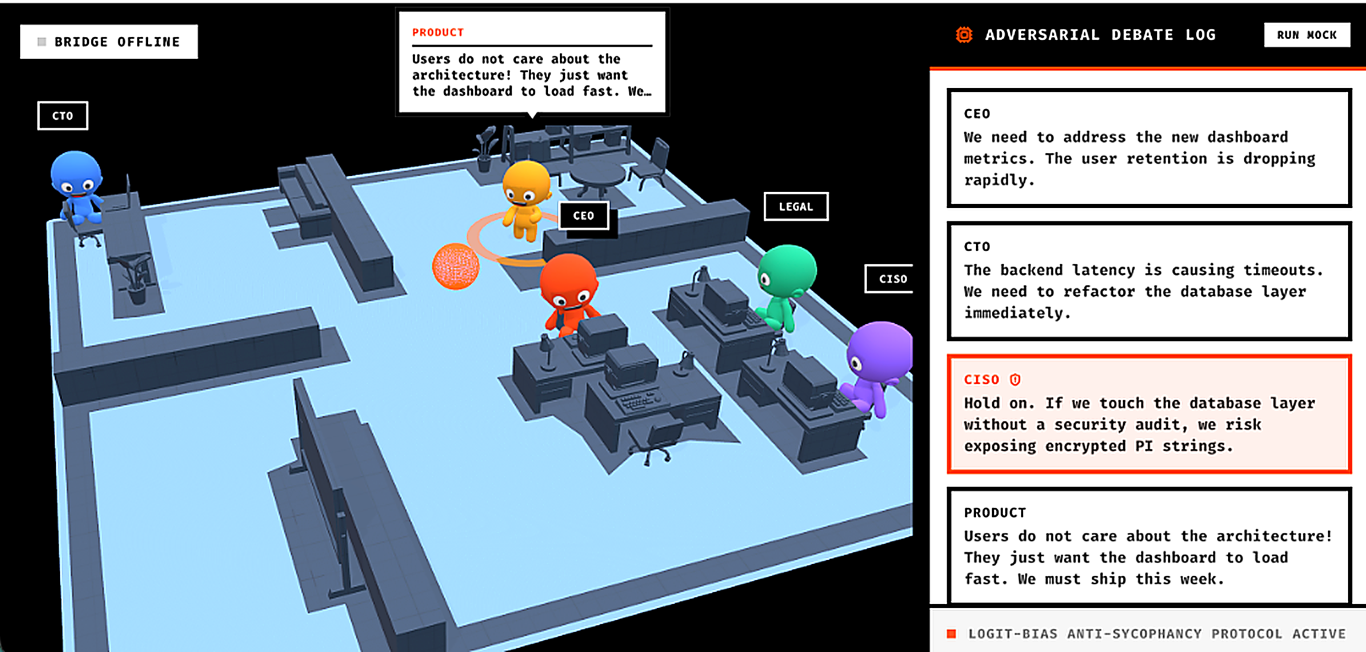
#> input picture predictive_ui/public/boardroom_shot.png, 4096 x 1956 px, given in place of media__1778953562285.png, which was not available (shown at 1/3 size)
$ python combine_images.py
#> lines starting #> are read from the running program, lines starting #| are printed output that depends on the picture; pictures that were not available may be replaced by others from this repository, and a replacement may not be noted
from PIL import Image

path1 = "/Users/mohnish/.gemini/antigravity/brain/82370182-61e5-48b5-8eb3-a7c1de8b2128/media__1778953562285.png"
path2 = "/Users/mohnish/.gemini/antigravity/brain/82370182-61e5-48b5-8eb3-a7c1de8b2128/media__1778953572529.png"

img1 = Image.open(path1)
#> img1 is the input picture: PIL image 4096x1956 RGBA; mean R, G, B, A 129.6, 142.6, 154.1, 255
img2 = Image.open(path2)
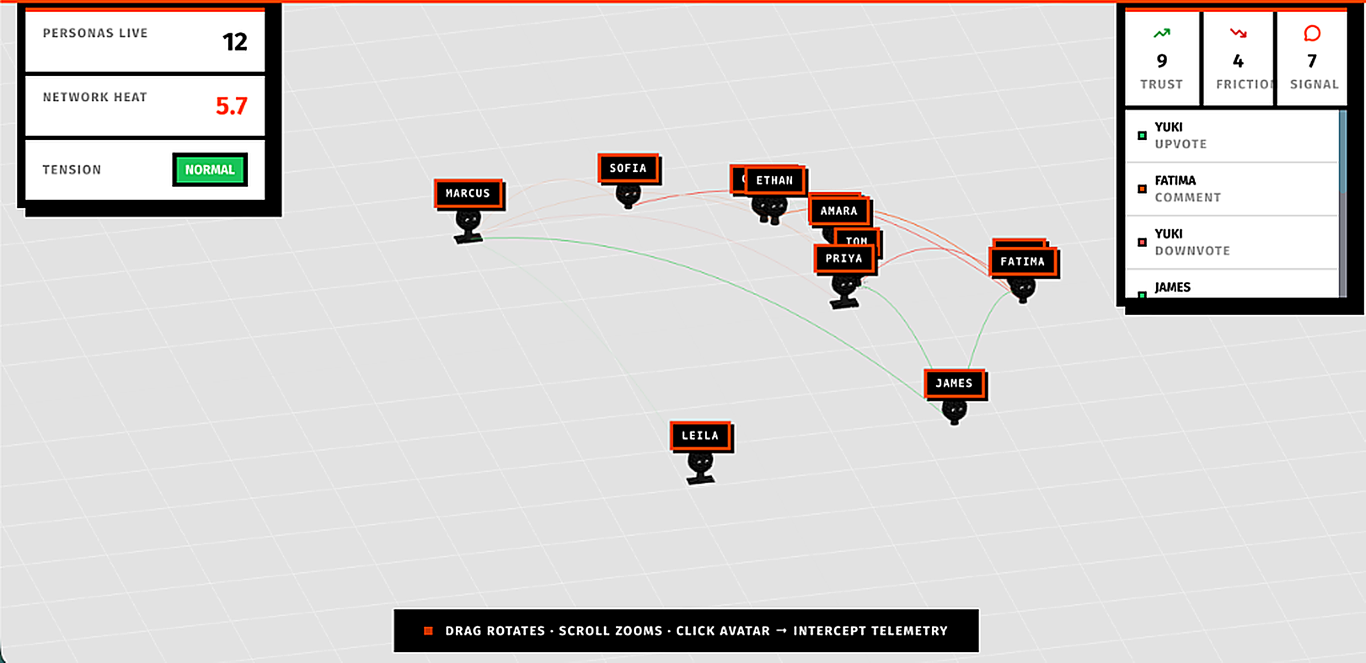
#> input picture predictive_ui/public/oasis_shot.png, 4096 x 1988 px, given in place of media__1778953572529.png, which was not available (shown at 1/3 size)
#> img2 is the input picture: PIL image 4096x1988 RGBA; mean R, G, B, A 211.9, 209.6, 208.7, 255

print(f"Image 1 size: {img1.size}")
#| Image 1 size: (4096, 1956)
print(f"Image 2 size: {img2.size}")
#| Image 2 size: (4096, 1988)

# Resize img2 to match img1 width if they differ
if img1.size[0] != img2.size[0]:
    ratio = img1.size[0] / img2.size[0]
    new_height = int(img2.size[1] * ratio)
    img2 = img2.resize((img1.size[0], new_height), Image.Resampling.LANCZOS)

# Create a new image with total height
total_height = img1.size[1] + img2.size[1]
#> total_height = 3944
combined = Image.new('RGB', (img1.size[0], total_height))
#> combined: PIL image 4096x3944 RGB; every value is 0

# Paste images
combined.paste(img1, (0, 0))
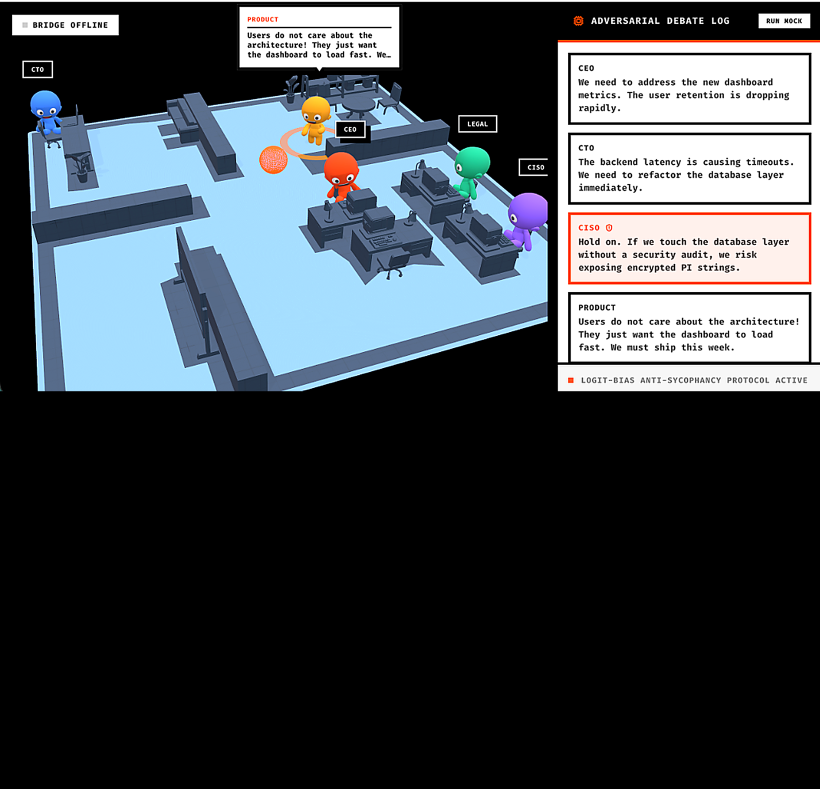
#> combined: PIL image 4096x3944 RGB (shown at 1/5 size); mean R, G, B 64.3, 70.7, 76.4
combined.paste(img2, (0, img1.size[1]))
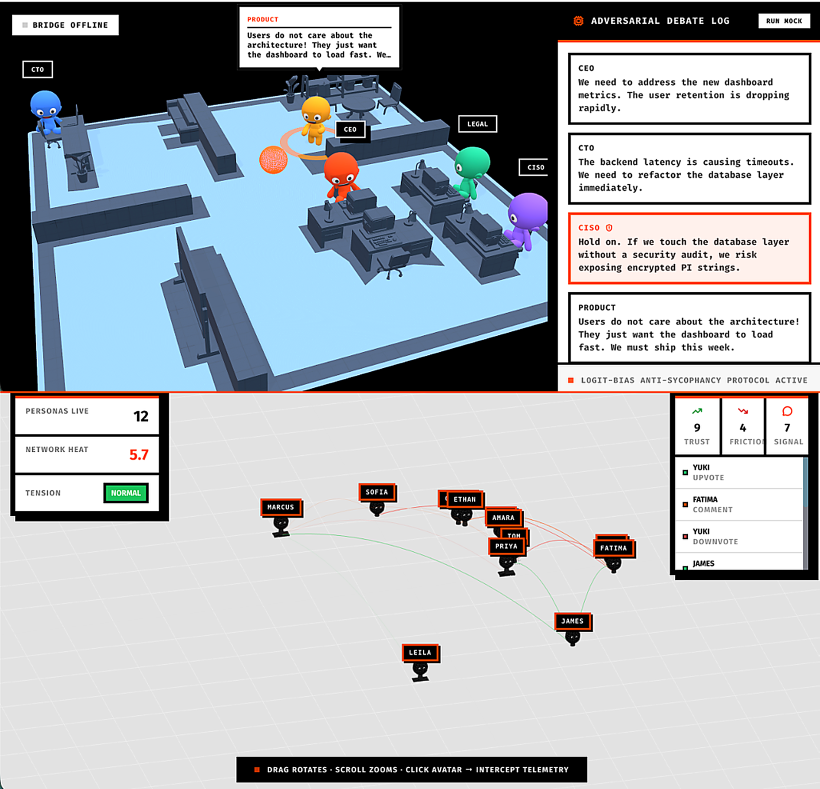
#> combined: PIL image 4096x3944 RGB (shown at 1/5 size); mean R, G, B 171.1, 176.4, 181.6

# Save to public directory
output_path = "/Users/mohnish/Downloads/tsc architecture/predictive_ui/public/combined_dashboard.png"
combined.save(output_path)
print(f"Saved combined image to {output_path}")
